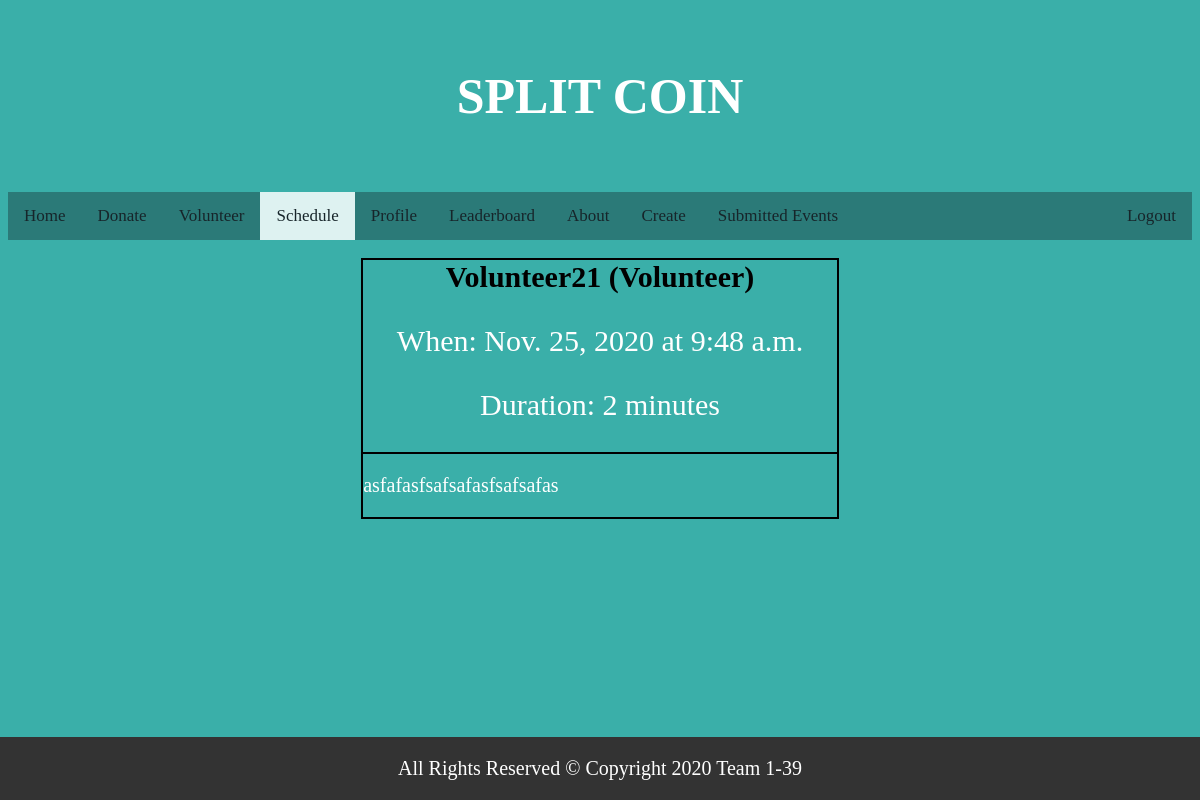
Page /schedule/3/ (signed in) on the committed database.
### base/models.py (models this page shows, shortened)
class Create(models.Model):
    Name = models.CharField(max_length=50)
    Description = models.TextField(max_length=300)
    Date = models.DateField(blank=True, null=True)
    Time = models.TimeField(blank=True, null=True)
    Event = models.TextField(max_length=10)#, choices=type)
    xp = models.IntegerField(default=10)
    Datetime = models.DateTimeField(blank=True, null=True)
    duration = models.TextField(blank=True, null=True)
    signup_list = models.ManyToManyField(User, blank=True)
    amount_received = models.FloatField(default=0.0)

### base/views.py (the view)
# urls.py: path('schedule/<int:pk>/', views.accepted_task, name='accepted_task'),
@login_required()
def accepted_task(request, pk):
    task = Create.objects.get(pk=pk)
    return render(request, 'base/accepted_task.html', {
        'event': task
    })

### base/templates/base/accepted_task.html (shortened to what this page needs)
{% load socialaccount %}
{% load static %}
<!doctype html>
<html>
  <head>
    <div class="jumbotron">
      <h1><p style="font-size:50px;">SPLIT COIN</p></h1>
    </div>
  </head>
  <body>
<div class="topnav">
    <a href="/home">Home</a>
    <a href="/donate">Donate</a>
    <a href="/volunteer">Volunteer</a>
    <a class="active" href="/schedule">Schedule</a>
    <a href="/profile">Profile</a>
    <a href="/leaderboard">Leaderboard</a>
    <a href="/about">About</a>
    {% if user.profile.is_volunteer == False %}
    <a href="/home/create">Create</a>
    <a href="/submitted-events">Submitted Events</a>
    {% endif %}
    <a style="float:right" href="/accounts/logout">Logout</a>
</div>
<br>
<div class="VolunteerEventPage"  align="center">
  <strong >{{ event.Name }}</strong>
  <strong>({{ event.Event }})</strong>
  <p style="font-size: 30px;">When: {{ event.Date }} at {{ event.Time }}</p>
  {% if event.Event == "Volunteer" %}
  <p style="font-size: 30px;">Duration: {{ event.duration }} minutes</p>
  {% endif %}
  <div style="border-top: 2px solid; font-size: 30px; text-align: left;" class="VolunteerViewDesc">
  <p> {{ event.Description|linebreaks }}</p>
</div>
<div class="footer">
  <p> All Rights Reserved © Copyright 2020 Team 1-39 </p>
  </div>
  </body>
</html>

### base/templates/base/accepted_task.html (style rules this page uses)
.topnav { background-color: #2B7A78; overflow: hidden; }
html,body { background-color: #3AAFA9; }
.topnav a { float: left; color: #17252A; text-align: center; padding: 14px 16px; text-decoration: none; font-size: 17px; }
.topnav a.active { background-color: #DEF2F1; color: #17252A; }
.jumbotron { margin: auto; font-size: 50px; width: 50%; border: 0px solid #73AD21; color: #17252A; text-align: center; }
.footer { position: fixed; bottom: 0; left: 0; width: 100%; background-color: #333; color:rgb(252, 248, 2); text-align: center; }
.VolunteerEventPage { border: 2px solid; font-size: 30px; width: 40%; margin: auto; }
a:link { color: #17252A; background-color: transparent; text-decoration: none; }
h1 { color: white; }
p { color: white; font-size: 20px; }

### rows in the picture
Create: Name "Volunteer21", Event "Volunteer", Date "Nov. 25, 2020", Time "9:48 a.m.", duration "2", Description "asfafasfsafsafasfsafsafas"
